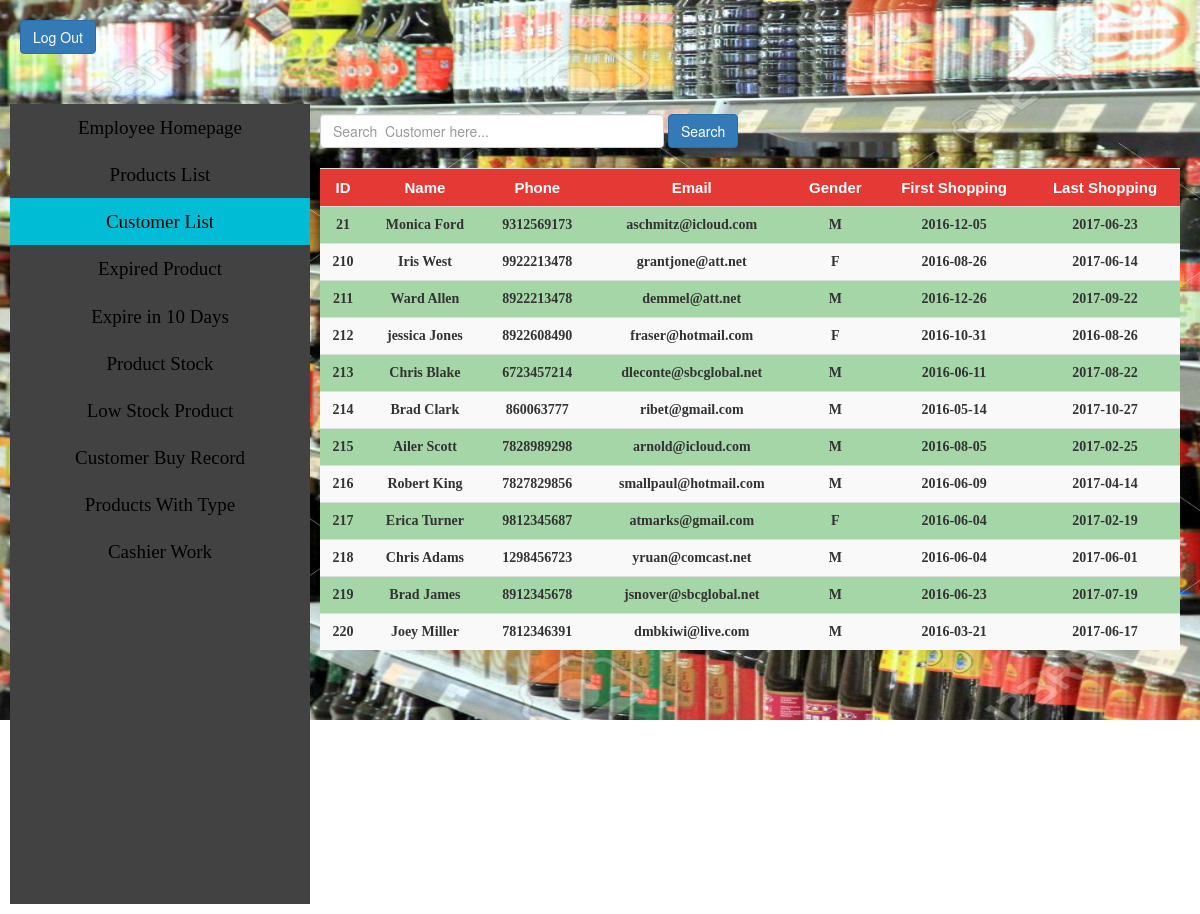
The app's page /SHOP/e2customer.php with its own data.
### tables this page shows
CREATE table customers
(
	cust_id int ,
    cust_name varchar(128) unique not null,
    cust_phone varchar(13) unique not null,
    cust_address varchar(128),
    cust_email varchar(128) unique not null,
    cust_gen varchar(1),
    cust_date date,
    cust_active date,
    primary key(cust_id)
);

### SHOP/e2customer.php (the view, shortened to what this page needs)
<!DOCTYPE html>
<html lang="en">
  <head>
      <link rel="stylesheet" type="text/css" href="admincss.css">
      <link href="css/bootstrap.min.css" rel="stylesheet">
  </head>
  <body>
    <?php
      require 'connect.inc.php';
      $query="select * from customers";
      $empnm=$query_run="";
      if(isset($_POST['searchbtn']))
      {
        $empnm=$_POST['empsearch'];
        $query="select * from customers where cust_name like '%$empnm%' ";
        if (empty($_POST["empsearch"]))
        {
            $query="select * from customers";
        }
      }
      else
      {
        $query="select * from customers";
      }
      $query_run=mysqli_query($conn,$query);
    ?>
    <a href="index.php"><input type="button" class="btn btn-primary" value="Log Out" id="lgout"></a>
    <br><br>
    <ul class="nav">
      <li><a href="employeepage.php" >Employee Homepage</a></li>
      <li><a href="e1products.php">Products List</a></li>
      <li><a href="e2customer.php" class="active">Customer List</a></li>
      <li><a href="e3expired.php">Expired Product</a></li>
      <li><a href="e4expire.php">Expire in 10 Days</a></li>
      <li><a href="e5stock.php">Product Stock</a></li>
      <li><a href="e6lowstock.php">Low Stock Product</a></li>
      <li><a href="e7custrecord.php">Customer Buy Record</a></li>
      <li><a href="e8producttype.php">Products With Type </a></li>
      <li><a href="e9insertproduct.php">Cashier Work</a></li>
    </ul>
    <div class="sidebar">
          <form class="form-inline" action="e2customer.php" method="POST">
                    <input type="text" name="empsearch" size="40" class="form-control" placeholder="Search  Customer here...">
                    <button type="submit" class="btn btn-primary nav-button" name="searchbtn" value="<?php echo $empnm; ?>">Search</button>
          </form><br>
          <table class="table table-striped">
            <tr>
              <td class="head"> ID </td>
              <td class="head"> Name </td>
              <td class="head"> Phone </th>
              <td class="head"> Email </th>
              <td class="head"> Gender </th>
              <td class="head"> First Shopping </th>
              <td class="head"> Last Shopping </th>
            </tr>
            <?php while($row=mysqli_fetch_assoc($query_run)):?>
            <tr>
                <td><?php echo $row['cust_id']?></td>
                <td><?php echo $row['cust_name']?></td>
                <td><?php echo $row['cust_phone']?></td>
                <td><?php echo $row['cust_email']?></td>
                <td><?php echo $row['cust_gen']?></td>
                <td><?php echo $row['cust_date']?></td>
                <td><?php echo $row['cust_active']?></td>
            </tr>
          <?php endwhile;?>
          </table>
    </div>
  </body>
</html>

### SHOP/admincss.css (style rules this page uses)
body { background-image:url(shop2.jpg); font-size: 10px; height: 100px; background-size: 1600px 720px; background-attachment: fixed; background-repeat:no-repeat; font-family:serif; }
#lgout { margin: 20px 0px 20px 20px; }
ul.nav { list-style-type: none; float: left; top: 5px; width: 25%; overflow: auto; height: 800%; margin: 10px; padding: 0px; background-color: #424242; }
td { text-align:center; font-size: 14px; font-weight: bold; font-family: comic sans ms; }
.head { font-weight: bolder; font-size: 15px; font-family: Helvetica; color: white; text-align: center; background-color:#E53935; }
tr:nth-child(even) { background: #A5D6A7; }
.nav li a { display: block; text-decoration: none; text-align: center; color: black; padding: 5px; font-size: 19px; font-family: verdana; }
.sidebar { margin-left: 25%; padding: 20px; height:800%; }
.active { background-color: #00BCD4; color: red; }

### records on screen
customers: cust_id "21", cust_name "Monica Ford", cust_phone "9312569173", cust_email "aschmitz@icloud.com", cust_gen "M", cust_date "2016-12-05", cust_active "2017-06-23"
customers: cust_id "210", cust_name "Iris West", cust_phone "9922213478", cust_email "grantjone@att.net", cust_gen "F", cust_date "2016-08-26", cust_active "2017-06-14"
customers: cust_id "211", cust_name "Ward Allen", cust_phone "8922213478", cust_email "demmel@att.net", cust_gen "M", cust_date "2016-12-26", cust_active "2017-09-22"
customers: cust_id "212", cust_name "jessica Jones", cust_phone "8922608490", cust_email "fraser@hotmail.com", cust_gen "F", cust_date "2016-10-31", cust_active "2016-08-26"
customers: cust_id "213", cust_name "Chris Blake", cust_phone "6723457214", cust_email "dleconte@sbcglobal.net", cust_gen "M", cust_date "2016-06-11", cust_active "2017-08-22"
customers: cust_id "214", cust_name "Brad Clark", cust_phone "860063777", cust_email "ribet@gmail.com", cust_gen "M", cust_date "2016-05-14", cust_active "2017-10-27"
customers: cust_id "215", cust_name "Ailer Scott", cust_phone "7828989298", cust_email "arnold@icloud.com", cust_gen "M", cust_date "2016-08-05", cust_active "2017-02-25"
customers: cust_id "216", cust_name "Robert King", cust_phone "7827829856", cust_email "smallpaul@hotmail.com", cust_gen "M", cust_date "2016-06-09", cust_active "2017-04-14"
customers: cust_id "217", cust_name "Erica Turner", cust_phone "9812345687", cust_email "atmarks@gmail.com", cust_gen "F", cust_date "2016-06-04", cust_active "2017-02-19"
customers: cust_id "218", cust_name "Chris Adams", cust_phone "1298456723", cust_email "yruan@comcast.net", cust_gen "M", cust_date "2016-06-04", cust_active "2017-06-01"
customers: cust_id "219", cust_name "Brad James", cust_phone "8912345678", cust_email "jsnover@sbcglobal.net", cust_gen "M", cust_date "2016-06-23", cust_active "2017-07-19"
customers: cust_id "220", cust_name "Joey Miller", cust_phone "7812346391", cust_email "dmbkiwi@live.com", cust_gen "M", cust_date "2016-03-21", cust_active "2017-06-17"
